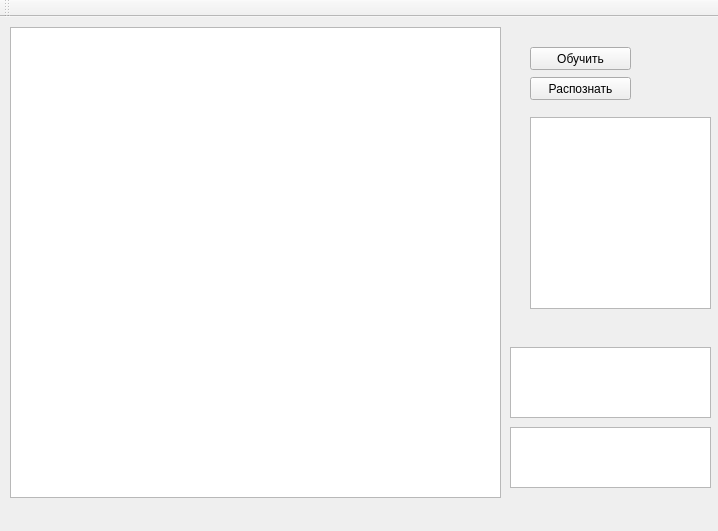
<?xml version="1.0" encoding="UTF-8"?>
<ui version="4.0">
    <class>MainWindow</class>
    <widget class="QMainWindow" name="MainWindow">
        <property name="geometry">
            <rect>
                <x>0</x>
                <y>0</y>
                <width>718</width>
                <height>531</height>
            </rect>
        </property>
        <property name="windowTitle">
            <string>MainWindow</string>
        </property>
        <widget class="QWidget" name="centralWidget">
            <widget class="QTableWidget" name="table">
                <property name="geometry">
                    <rect>
                        <x>10</x>
                        <y>10</y>
                        <width>491</width>
                        <height>471</height>
                    </rect>
                </property>
            </widget>
            <widget class="QPushButton" name="pushButton">
                <property name="geometry">
                    <rect>
                        <x>530</x>
                        <y>30</y>
                        <width>101</width>
                        <height>23</height>
                    </rect>
                </property>
                <property name="text">
                    <string>Обучить</string>
                </property>
            </widget>
            <widget class="QListWidget" name="listWidget">
                <property name="geometry">
                    <rect>
                        <x>510</x>
                        <y>330</y>
                        <width>201</width>
                        <height>71</height>
                    </rect>
                </property>
            </widget>
            <widget class="QListWidget" name="listWidget_2">
                <property name="geometry">
                    <rect>
                        <x>510</x>
                        <y>410</y>
                        <width>201</width>
                        <height>61</height>
                    </rect>
                </property>
            </widget>
            <widget class="QPushButton" name="pushButton_2">
                <property name="geometry">
                    <rect>
                        <x>530</x>
                        <y>60</y>
                        <width>101</width>
                        <height>23</height>
                    </rect>
                </property>
                <property name="text">
                    <string>Распознать</string>
                </property>
            </widget>
            <widget class="QListWidget" name="listWidget_3">
                <property name="geometry">
                    <rect>
                        <x>530</x>
                        <y>100</y>
                        <width>181</width>
                        <height>192</height>
                    </rect>
                </property>
            </widget>
        </widget>
        <widget class="QMenuBar" name="menuBar">
            <property name="geometry">
                <rect>
                    <x>0</x>
                    <y>0</y>
                    <width>718</width>
                    <height>20</height>
                </rect>
            </property>
        </widget>
        <widget class="QToolBar" name="mainToolBar">
            <attribute name="toolBarArea">
                <enum>TopToolBarArea</enum>
            </attribute>
            <attribute name="toolBarBreak">
                <bool>false</bool>
            </attribute>
        </widget>
    </widget>
    <layoutdefault spacing="6" margin="11"/>
    <resources/>
    <connections/>
</ui>
